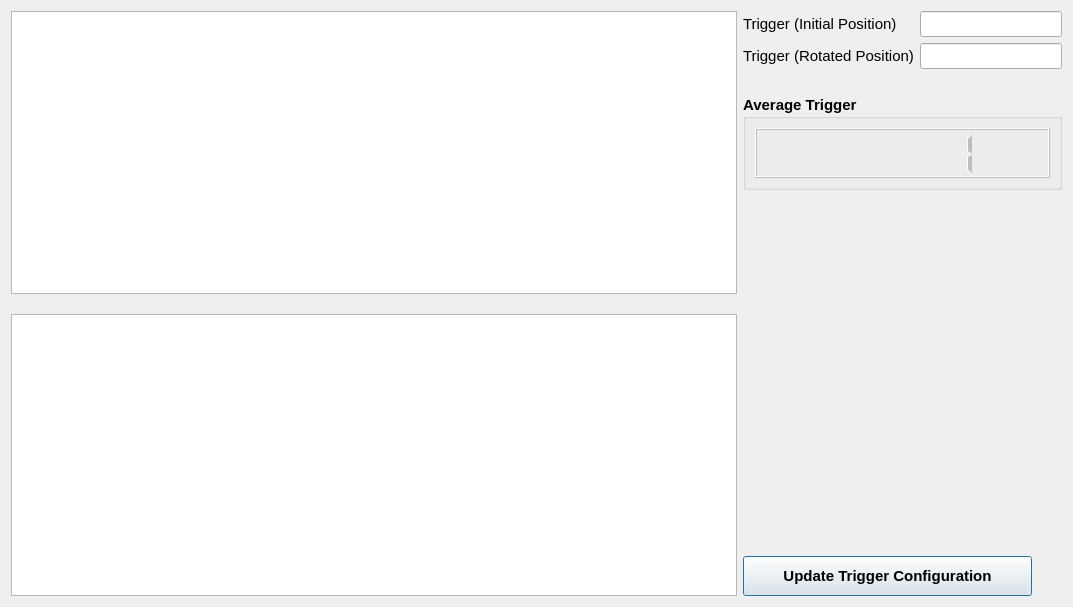
<?xml version="1.0" encoding="UTF-8"?>
<ui version="4.0">
 <class>dl_find_trigger</class>
 <widget class="QDialog" name="dl_find_trigger">
  <property name="geometry">
   <rect>
    <x>0</x>
    <y>0</y>
    <width>1073</width>
    <height>607</height>
   </rect>
  </property>
  <property name="font">
   <font>
    <pointsize>11</pointsize>
   </font>
  </property>
  <property name="windowTitle">
   <string>Find Trigger</string>
  </property>
  <layout class="QGridLayout" name="gridLayout_3">
   <item row="0" column="0">
    <layout class="QVBoxLayout" name="verticalLayout_2">
     <property name="spacing">
      <number>20</number>
     </property>
     <item>
      <widget class="PlotWidget" name="pw_graph_1">
       <property name="backgroundBrush">
        <brush brushstyle="SolidPattern">
         <color alpha="255">
          <red>255</red>
          <green>255</green>
          <blue>255</blue>
         </color>
        </brush>
       </property>
       <property name="foregroundBrush">
        <brush brushstyle="NoBrush">
         <color alpha="255">
          <red>255</red>
          <green>255</green>
          <blue>255</blue>
         </color>
        </brush>
       </property>
      </widget>
     </item>
     <item>
      <widget class="PlotWidget" name="pw_graph_2">
       <property name="backgroundBrush">
        <brush brushstyle="SolidPattern">
         <color alpha="255">
          <red>255</red>
          <green>255</green>
          <blue>255</blue>
         </color>
        </brush>
       </property>
       <property name="foregroundBrush">
        <brush brushstyle="NoBrush">
         <color alpha="255">
          <red>255</red>
          <green>255</green>
          <blue>255</blue>
         </color>
        </brush>
       </property>
      </widget>
     </item>
    </layout>
   </item>
   <item row="0" column="1">
    <layout class="QGridLayout" name="gridLayout_2">
     <item row="0" column="0">
      <layout class="QHBoxLayout" name="horizontalLayout">
       <item>
        <widget class="QLabel" name="label">
         <property name="text">
          <string>Trigger (Initial Position)</string>
         </property>
        </widget>
       </item>
       <item>
        <widget class="QLineEdit" name="le_trigger_initial_pos">
         <property name="sizePolicy">
          <sizepolicy hsizetype="Maximum" vsizetype="Fixed">
           <horstretch>0</horstretch>
           <verstretch>0</verstretch>
          </sizepolicy>
         </property>
         <property name="readOnly">
          <bool>true</bool>
         </property>
        </widget>
       </item>
      </layout>
     </item>
     <item row="1" column="0">
      <layout class="QHBoxLayout" name="horizontalLayout_3">
       <item>
        <widget class="QLabel" name="label_2">
         <property name="text">
          <string>Trigger (Rotated Position)</string>
         </property>
        </widget>
       </item>
       <item>
        <widget class="QLineEdit" name="le_trigger_rotated_pos">
         <property name="sizePolicy">
          <sizepolicy hsizetype="Maximum" vsizetype="Fixed">
           <horstretch>0</horstretch>
           <verstretch>0</verstretch>
          </sizepolicy>
         </property>
         <property name="readOnly">
          <bool>true</bool>
         </property>
        </widget>
       </item>
      </layout>
     </item>
     <item row="3" column="0">
      <widget class="QGroupBox" name="groupBox">
       <property name="font">
        <font>
         <weight>75</weight>
         <bold>true</bold>
        </font>
       </property>
       <property name="title">
        <string>Average Trigger</string>
       </property>
       <layout class="QGridLayout" name="gridLayout">
        <item row="0" column="0">
         <widget class="QLCDNumber" name="lcd_trigger">
          <property name="enabled">
           <bool>false</bool>
          </property>
          <property name="minimumSize">
           <size>
            <width>200</width>
            <height>50</height>
           </size>
          </property>
          <property name="font">
           <font>
            <weight>50</weight>
            <bold>false</bold>
           </font>
          </property>
          <property name="digitCount">
           <number>6</number>
          </property>
          <property name="value" stdset="0">
           <double>1.000000000000000</double>
          </property>
         </widget>
        </item>
       </layout>
      </widget>
     </item>
     <item row="5" column="0">
      <layout class="QHBoxLayout" name="horizontalLayout_2">
       <item>
        <widget class="QPushButton" name="pbt_update_trigger_config">
         <property name="minimumSize">
          <size>
           <width>0</width>
           <height>40</height>
          </size>
         </property>
         <property name="font">
          <font>
           <weight>75</weight>
           <bold>true</bold>
          </font>
         </property>
         <property name="text">
          <string>Update Trigger Configuration</string>
         </property>
        </widget>
       </item>
       <item>
        <widget class="QLabel" name="la_updated_led">
         <property name="enabled">
          <bool>false</bool>
         </property>
         <property name="minimumSize">
          <size>
           <width>24</width>
           <height>24</height>
          </size>
         </property>
         <property name="maximumSize">
          <size>
           <width>24</width>
           <height>24</height>
          </size>
         </property>
         <property name="text">
          <string/>
         </property>
         <property name="pixmap">
          <pixmap>../../resources/img/green_light.png</pixmap>
         </property>
         <property name="scaledContents">
          <bool>true</bool>
         </property>
        </widget>
       </item>
      </layout>
     </item>
     <item row="4" column="0">
      <spacer name="verticalSpacer">
       <property name="orientation">
        <enum>Qt::Vertical</enum>
       </property>
       <property name="sizeHint" stdset="0">
        <size>
         <width>20</width>
         <height>40</height>
        </size>
       </property>
      </spacer>
     </item>
     <item row="2" column="0">
      <spacer name="verticalSpacer_2">
       <property name="orientation">
        <enum>Qt::Vertical</enum>
       </property>
       <property name="sizeType">
        <enum>QSizePolicy::Fixed</enum>
       </property>
       <property name="sizeHint" stdset="0">
        <size>
         <width>20</width>
         <height>20</height>
        </size>
       </property>
      </spacer>
     </item>
    </layout>
   </item>
  </layout>
 </widget>
 <customwidgets>
  <customwidget>
   <class>PlotWidget</class>
   <extends>QGraphicsView</extends>
   <header location="global">pyqtgraph</header>
  </customwidget>
 </customwidgets>
 <resources/>
 <connections/>
</ui>
